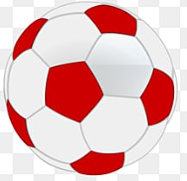
#> input picture image on image/Redball.PNG, 187 x 181 px, found by its file name
$ python calculate_coordinate_on_image3.py
#> lines starting #> are read from the running program, lines starting #| are printed output that depends on the picture; after the words box and inside, x2 and y2 are one past the last pixel; in counts of white or black regions, pixels touching at a corner belong together
import cv2

class Calculate:

    def __init__(self, target_x, target_y, placing_image, on_which_placed,
                         target_x2, target_y2):
        self.target_x = target_x
        self.target_y = target_y
        self.placing_image = placing_image
        self.on_which_placed = on_which_placed
        self.target_x2 = target_x2
        self.target_y2 = target_y2

    def put_image_on_bgimage(self):
        football_img = cv2.imread(self.placing_image)
#> football_img is the input picture: shape (181, 187, 3); mean B, G, R 189.6, 189.3, 228.8

        football_height, football_width, _ = football_img.shape
#> football_height = 181; football_width = 187
        print('football_img.shape: ', football_img.shape)
#| football_img.shape:  (181, 187, 3)
        print('football_height: ', football_height)
#| football_height:  181
        print('football_width: ', football_width)
#| football_width:  187

        background_img = cv2.imread(self.on_which_placed)
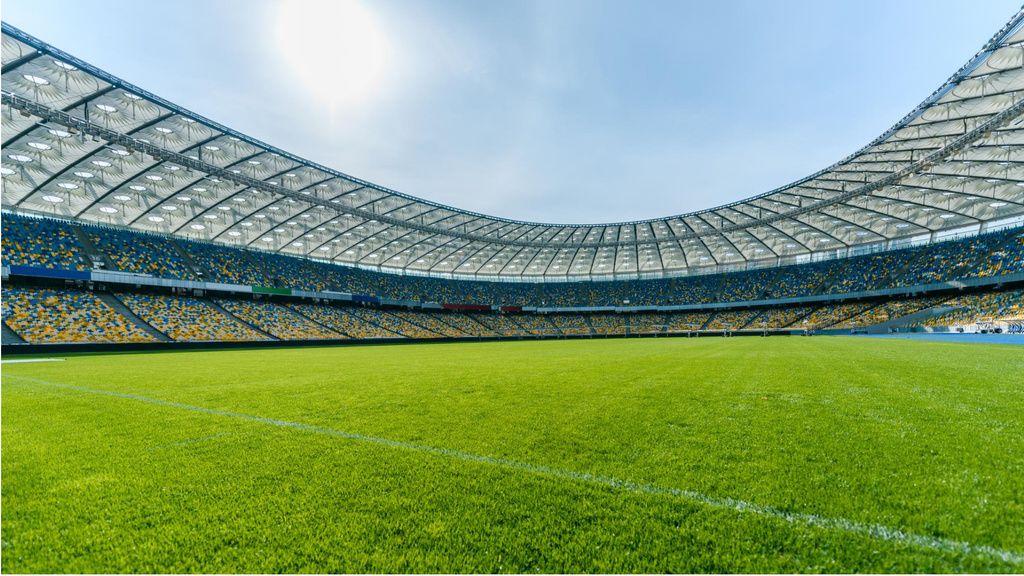
#> input picture add two images/stadium4.jpeg, 1024 x 576 px, found by its file name
#> background_img is the input picture: shape (576, 1024, 3); mean B, G, R 110.8, 156.2, 127.2

        self.top_left_x = self.target_x
        self.top_left_y = self.target_y
        self.bottom_right_x = self.target_x + football_width
#> self.bottom_right_x = 887
        self.bottom_right_y = self.target_y + football_height
#> self.bottom_right_y = 551

        self.target_region = background_img[self.top_left_y:self.bottom_right_y,
                                    self.top_left_x:self.bottom_right_x]
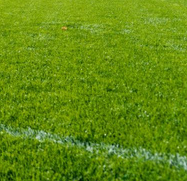
#> self.target_region: shape (181, 187, 3); mean B, G, R 18, 139.4, 99.9
        target_region_height, target_region_width, _ = self.target_region.shape
#> target_region_height = 181; target_region_width = 187
        print('target_region.shape: ', self.target_region.shape)
#| target_region.shape:  (181, 187, 3)
        print('target_region_height: ', target_region_height)
#| target_region_height:  181
        print('target_region_width: ', target_region_width)
#| target_region_width:  187
        football_img_resized = cv2.resize(football_img, (target_region_width,
                                                        target_region_height))

        background_img[self.top_left_y:self.bottom_right_y,
                    self.top_left_x:self.bottom_right_x] = football_img_resized
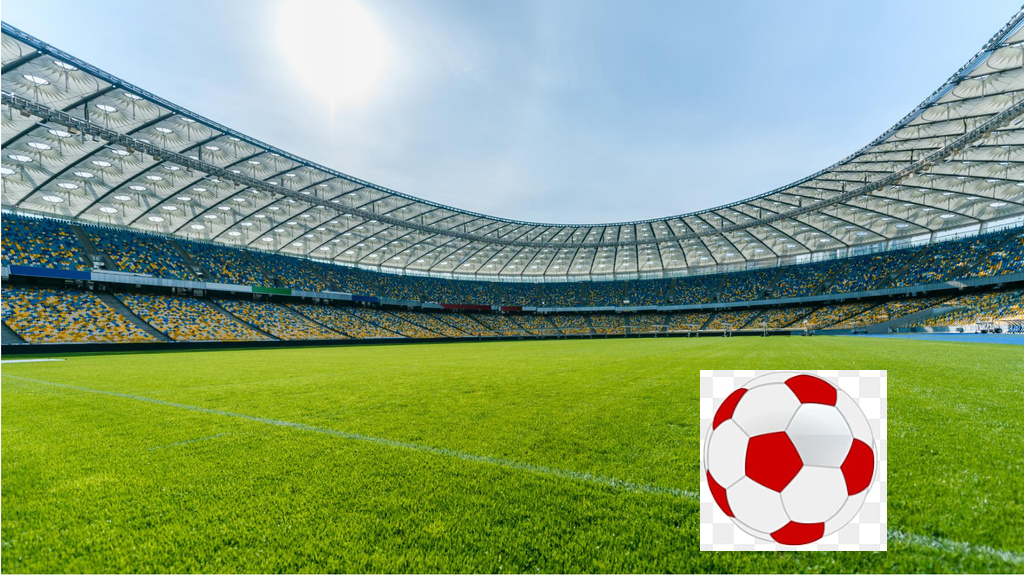
#> background_img: shape (576, 1024, 3); 5.74% of pixels changed, all inside (x1, y1, x2, y2) = (700, 370, 887, 551)

        self.top_left_x2 = self.target_x2
        self.top_left_y2 = self.target_y2
        self.bottom_right_x2 = self.target_x2 + football_width
#> self.bottom_right_x2 = 287
        self.bottom_right_y2 = self.target_y2 + football_height
#> self.bottom_right_y2 = 551

        self.target_region2 = background_img[self.top_left_y2:self.bottom_right_y2,
                                        self.top_left_x2:self.bottom_right_x2]
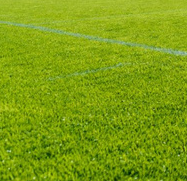
#> self.target_region2: shape (181, 187, 3); mean B, G, R 17.9, 158.3, 125.4
        target_region2_height, target_region2_width, _ = self.target_region2.shape
#> target_region2_height = 181; target_region2_width = 187
        print('target_region2.shape: ', self.target_region2.shape)
#| target_region2.shape:  (181, 187, 3)
        print('target_region2_height: ', target_region2_height)
#| target_region2_height:  181
        print('target_region2_width: ', target_region2_width)
#| target_region2_width:  187
        football_img_resized2 = cv2.resize(football_img,
                        (target_region2_width, target_region2_height))
        background_img[self.top_left_y2:self.bottom_right_y2,
                    self.top_left_x2:self.bottom_right_x2] = football_img_resized2
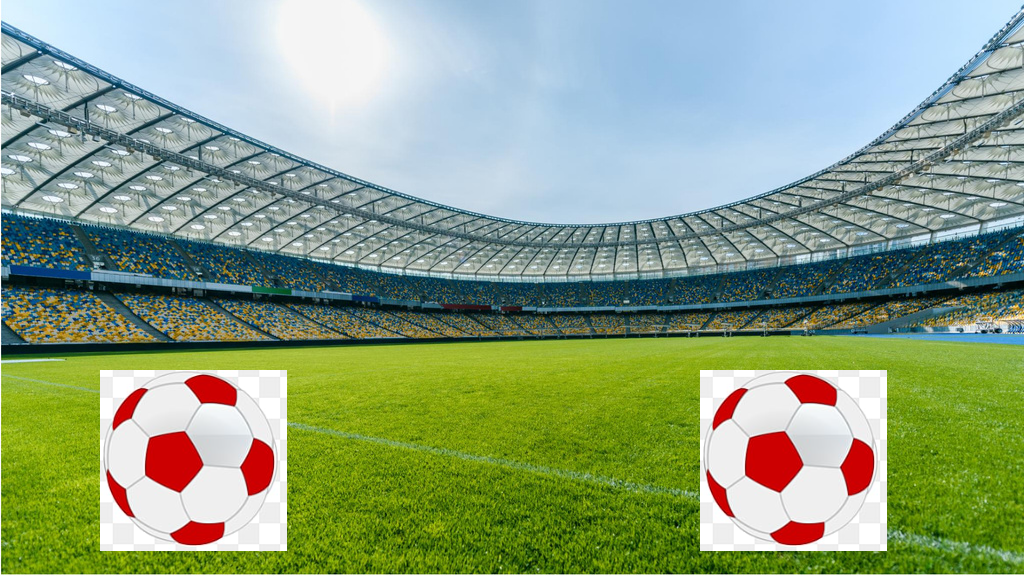
#> background_img: shape (576, 1024, 3); 5.74% of pixels changed, all inside (x1, y1, x2, y2) = (100, 370, 287, 551)

        cv2.imshow('Result', background_img)

target_x = 700
target_y = 370
placing_image = 'Redball.PNG'
on_which_placed = 'stadium4.jpeg'

target_x2 = 100
target_y2 = 370

# Create object
obj = Calculate(target_x, target_y, placing_image, on_which_placed,
                         target_x2, target_y2)
# Function call
obj.put_image_on_bgimage()

cv2.waitKey(0)
cv2.destroyAllWindows()
